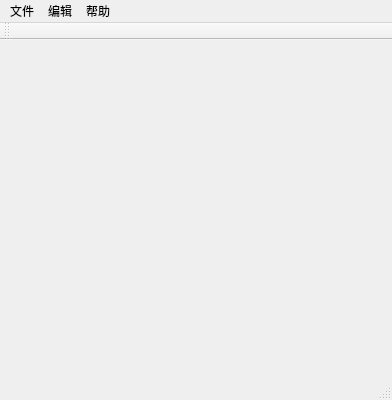
<?xml version="1.0" encoding="UTF-8"?>
<ui version="4.0">
 <class>MainWindow</class>
 <widget class="QMainWindow" name="MainWindow">
  <property name="geometry">
   <rect>
    <x>0</x>
    <y>0</y>
    <width>392</width>
    <height>400</height>
   </rect>
  </property>
  <property name="windowTitle">
   <string>MainWindow</string>
  </property>
  <widget class="QWidget" name="centralwidget"/>
  <widget class="QMenuBar" name="menubar">
   <property name="geometry">
    <rect>
     <x>0</x>
     <y>0</y>
     <width>392</width>
     <height>23</height>
    </rect>
   </property>
   <widget class="QMenu" name="menu">
    <property name="title">
     <string>文件</string>
    </property>
    <addaction name="NewCreateAction"/>
    <addaction name="Open_Action"/>
    <addaction name="separator"/>
    <addaction name="CloseAction"/>
    <addaction name="Save_action"/>
    <addaction name="action_A"/>
    <addaction name="separator"/>
    <addaction name="action_X"/>
   </widget>
   <widget class="QMenu" name="menu_Edit">
    <property name="title">
     <string>编辑</string>
    </property>
    <addaction name="action_Z"/>
    <addaction name="Cut_Action"/>
   </widget>
   <widget class="QMenu" name="menu_Help">
    <property name="title">
     <string>帮助</string>
    </property>
   </widget>
   <addaction name="menu"/>
   <addaction name="menu_Edit"/>
   <addaction name="menu_Help"/>
  </widget>
  <widget class="QStatusBar" name="statusbar"/>
  <widget class="QToolBar" name="toolBar">
   <property name="windowTitle">
    <string>toolBar</string>
   </property>
   <attribute name="toolBarArea">
    <enum>TopToolBarArea</enum>
   </attribute>
   <attribute name="toolBarBreak">
    <bool>false</bool>
   </attribute>
  </widget>
  <action name="NewCreateAction">
   <property name="checkable">
    <bool>true</bool>
   </property>
   <property name="checked">
    <bool>false</bool>
   </property>
   <property name="icon">
    <iconset resource="image.qrc">
     <normaloff>:/Pictures/images/document-new.png</normaloff>:/Pictures/images/document-new.png</iconset>
   </property>
   <property name="text">
    <string>新建(N)</string>
   </property>
   <property name="toolTip">
    <string>NewCreate(&amp;N)</string>
   </property>
  </action>
  <action name="Open_Action">
   <property name="checkable">
    <bool>true</bool>
   </property>
   <property name="icon">
    <iconset theme="Open" resource="image.qrc">
     <normaloff>:/Pictures/images/document-open.png</normaloff>:/Pictures/images/document-open.png</iconset>
   </property>
   <property name="text">
    <string>打开(O)</string>
   </property>
   <property name="toolTip">
    <string>Open(&amp;O)</string>
   </property>
   <property name="priority">
    <enum>QAction::NormalPriority</enum>
   </property>
  </action>
  <action name="CloseAction">
   <property name="checkable">
    <bool>true</bool>
   </property>
   <property name="icon">
    <iconset resource="image.qrc">
     <normaloff>:/Pictures/images/gtk-close.png</normaloff>:/Pictures/images/gtk-close.png</iconset>
   </property>
   <property name="text">
    <string>关闭(C)</string>
   </property>
   <property name="toolTip">
    <string>Close(&amp;C)</string>
   </property>
  </action>
  <action name="Save_action">
   <property name="checkable">
    <bool>true</bool>
   </property>
   <property name="icon">
    <iconset resource="image.qrc">
     <normaloff>:/Pictures/images/document-save.png</normaloff>:/Pictures/images/document-save.png</iconset>
   </property>
   <property name="text">
    <string>保存(S)</string>
   </property>
   <property name="toolTip">
    <string>Save(&amp;S)</string>
   </property>
  </action>
  <action name="action_A">
   <property name="checkable">
    <bool>true</bool>
   </property>
   <property name="icon">
    <iconset resource="image.qrc">
     <normaloff>:/Pictures/images/document-save-as.png</normaloff>:/Pictures/images/document-save-as.png</iconset>
   </property>
   <property name="text">
    <string>另存为(A)</string>
   </property>
   <property name="toolTip">
    <string>另存为(&amp;A)</string>
   </property>
  </action>
  <action name="action_X">
   <property name="checkable">
    <bool>true</bool>
   </property>
   <property name="icon">
    <iconset resource="image.qrc">
     <normaloff>:/Pictures/images/exit.png</normaloff>:/Pictures/images/exit.png</iconset>
   </property>
   <property name="text">
    <string>退出(X)</string>
   </property>
   <property name="toolTip">
    <string>Exit（&amp;X)</string>
   </property>
  </action>
  <action name="action_Z">
   <property name="checkable">
    <bool>true</bool>
   </property>
   <property name="icon">
    <iconset resource="image.qrc">
     <normaloff>:/Pictures/images/edit-undo.png</normaloff>:/Pictures/images/edit-undo.png</iconset>
   </property>
   <property name="text">
    <string>撤销(Z)</string>
   </property>
   <property name="toolTip">
    <string>Undo</string>
   </property>
  </action>
  <action name="Cut_Action">
   <property name="checkable">
    <bool>true</bool>
   </property>
   <property name="icon">
    <iconset resource="image.qrc">
     <normaloff>:/Pictures/images/editcut.png</normaloff>:/Pictures/images/editcut.png</iconset>
   </property>
   <property name="text">
    <string>剪切(X)</string>
   </property>
   <property name="toolTip">
    <string>Cut(&amp;X)</string>
   </property>
  </action>
 </widget>
 <resources>
  <include location="image.qrc"/>
 </resources>
 <connections/>
</ui>
